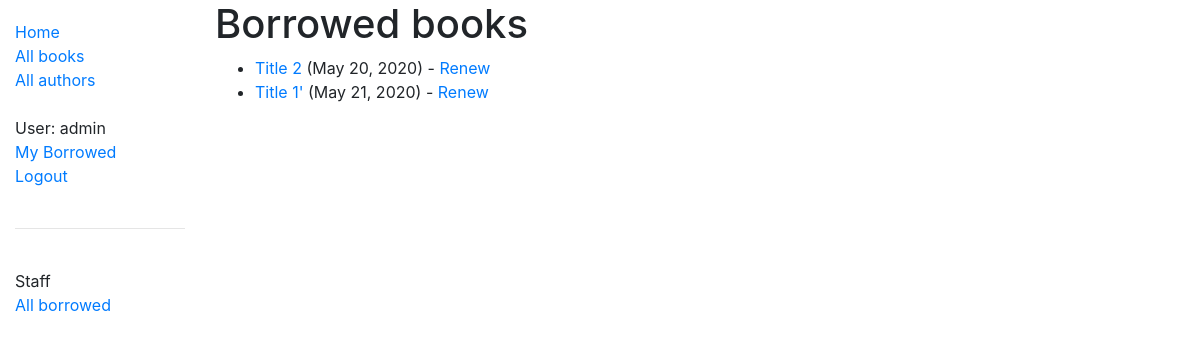
Page /catalog/loanedbooks/ (signed in) on the committed database.
### catalog/models.py (models this page shows, shortened)
class BookInstance(models.Model):
    id = models.UUIDField(
        primary_key=True,
        default=uuid.uuid4,
        help_text="Unique ID for this particular book across whole library",
    )
    book = models.ForeignKey("Book", on_delete=models.SET_NULL, null=True)
    imprint = models.CharField(max_length=200)
    due_back = models.DateField(null=True, blank=True)
    LOAN_STATUS = (
        ("m", "Maintenance"),
        ("o", "On loan"),
        ("a", "Available"),
        ("r", "Reserved"),
    )
    status = models.CharField(
        max_length=1,
        choices=LOAN_STATUS,
        blank=True,
        default="m",
        help_text="Book availability",
    )
    borrower = models.ForeignKey(User, on_delete=models.SET_NULL, null=True, blank=True)
    @property
    def is_overdue(self):
        if self.due_back and date.today() > self.due_back:
            return True
        return False
    class Meta:
        ordering = ["due_back"]
        permissions = (("can_mark_returned", "Set book as returned"),)

class Book(models.Model):
    title = models.CharField(max_length=200)
    author = models.ForeignKey("Author", on_delete=models.SET_NULL, null=True)
    summary = models.TextField(
        max_length=1000, help_text="Enter a brief description of the book"
    )
    isbn = models.CharField(
        "ISBN",
        max_length=13,
        help_text='13 Character <a href="https://www.isbn-international.org/content/what-isbn">ISBN number</a>',
    )
    genre = models.ManyToManyField(Genre, help_text="Select a genre for this book")
    def display_genre(self):
        """Create a string for the Genre. This is required to display genre in Admin."""
        return ", ".join(genre.name for genre in self.genre.all()[:3])
    display_genre.short_description = "Genre"

### catalog/views.py (the view)
# urls.py: path('loanedbooks/', views.AllLoanedBooksListView.as_view(), name='all-borrowed'),
class AllLoanedBooksListView(
    LoginRequiredMixin, PermissionRequiredMixin, generic.ListView
):
    model = BookInstance
    template_name = "catalog/bookinstance_list_borrowed_user.html"
    paginate_by = 10
    permission_required = "catalog.can_mark_returned"
    def get_queryset(self):
        return BookInstance.objects.filter(status__exact="o").order_by("due_back")

### catalog/templates/catalog/bookinstance_list_borrowed_user.html
{% extends "base_generic.html" %}
{% block content %}
<h1>Borrowed books</h1>
{% if bookinstance_list %}
<ul>
  {% for bookinst in bookinstance_list %}
  <li class="{% if bookinst.is_overdue %}text-danger{% endif %}">
    <a href="{% url 'book-detail' bookinst.book.pk %}">{{bookinst.book.title}}</a> ({{ bookinst.due_back }})
    {% if perms.catalog.can_mark_returned %}- <a href="{% url 'renew-book-librarian' bookinst.id %}">Renew</a>  {% endif %}
  </li>
  {% endfor %}
</ul>
{% else %}
<p>There are no books borrowed.</p>
{% endif %}
{% endblock %}

### catalog/templates/base_generic.html (shortened to what this page needs)
<!DOCTYPE html>
<html lang="en">
<head>
  <link rel="stylesheet" href="https://stackpath.bootstrapcdn.com/bootstrap/4.1.3/css/bootstrap.min.css"
>
  {% load static %}
  <link rel="stylesheet" href="{% static 'css/styles.css' %}">
</head>
<body>
  <div class="container-fluid">
    <div class="row">
      <div class="col-sm-2">
        {% block sidebar %}
        <ul class="sidebar-nav">
          <li><a href="{% url 'index' %}">Home</a></li>
          <li><a href="{% url 'books' %}">All books</a></li>
          <li><a href="{% url 'authors' %}">All authors</a></li>
          <br>
          {% if user.is_authenticated %}
            <li>User: {{ user.get_username }}</li>
            <li><a href="{% url 'my-borrowed' %}">My Borrowed</a></li>
            <li><a href="{% url 'logout'%}">Logout</a></li>
          {% else %}
            <li><a href="{% url 'login'%}">Login</a></li>
          {% endif %}
          {% if perms.catalog.can_mark_returned %}
          <br><hr><br>
            <li>Staff</li>
            <li><a href="{% url 'all-borrowed' %}">All borrowed</a></li>
          {% endif %}
        </ul>
        {% endblock %}
      </div>
      <div class="col-sm-10 ">
        {% block content %}{% endblock %}
      </div>
    </div>
  </div>
</body>
</html>

### catalog/static/css/styles.css (style rules this page uses)
.sidebar-nav { margin-top: 20px; padding: 0; list-style: none; }

### rows in the picture
BookInstance: book "Title 2", due_back "May 20, 2020"
BookInstance: book "Title 1'", due_back "May 21, 2020"

### other values in the picture
{{ user.get_username }} "admin"
